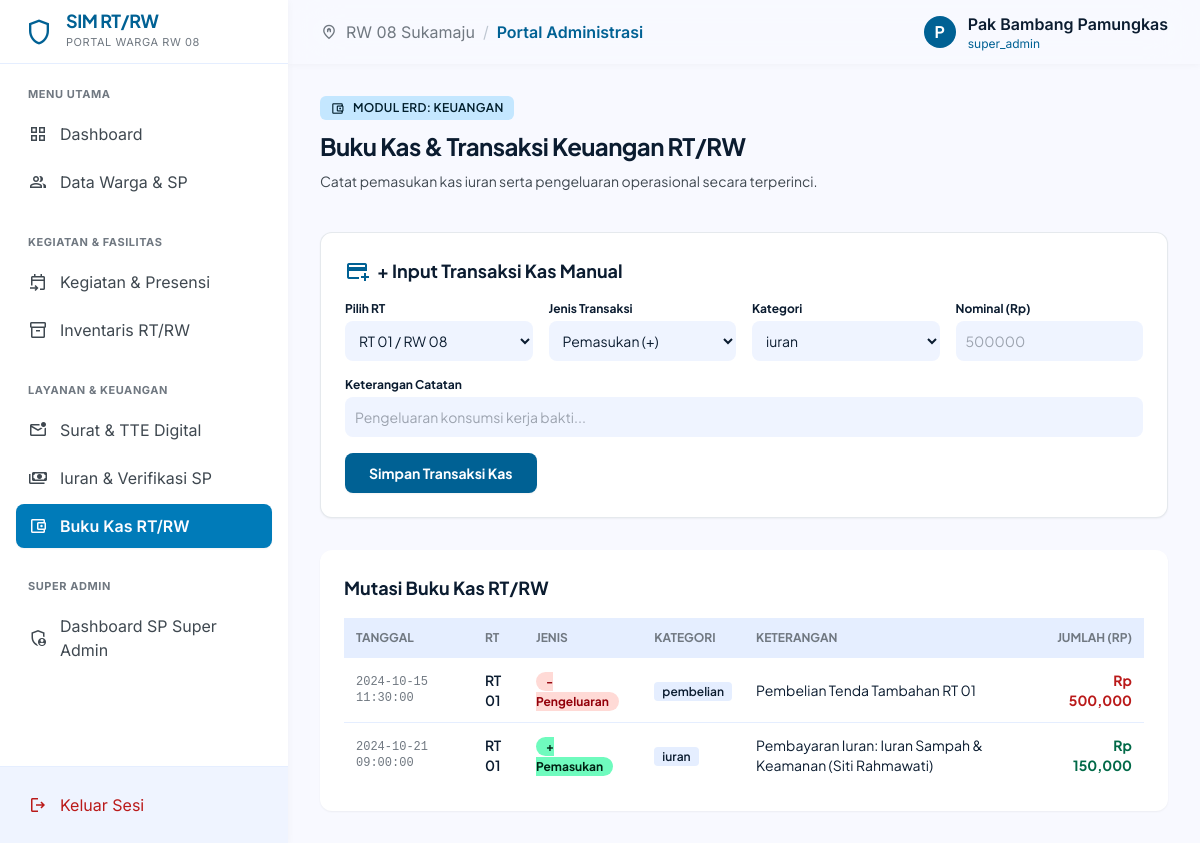
The app's page /admin/keuangan (signed in) with its own data.
### tables this page shows
CREATE TABLE keuangan (
            id_keuangan INTEGER PRIMARY KEY AUTOINCREMENT,
            id_rt INTEGER NOT NULL,
            id_warga INTEGER,
            id_inventaris INTEGER,
            tanggal DATETIME NOT NULL,
            jenis TEXT NOT NULL,
            kategori TEXT NOT NULL,
            jumlah REAL NOT NULL,
            keterangan TEXT,
            bukti_nota TEXT,
            FOREIGN KEY (id_rt) REFERENCES rt(id_rt) ON DELETE CASCADE,
            FOREIGN KEY (id_warga) REFERENCES warga(id_warga) ON DELETE SET NULL,
            FOREIGN KEY (id_inventaris) REFERENCES inventaris(id_inventaris) ON DELETE SET NULL
        );

CREATE TABLE rt (
            id_rt INTEGER PRIMARY KEY AUTOINCREMENT,
            nomor_rt TEXT NOT NULL,
            rw TEXT NOT NULL,
            kelurahan TEXT NOT NULL,
            kecamatan TEXT NOT NULL
        );

### app.py (the view, shortened to what this page needs)
@app.route('/admin/keuangan', methods=['GET', 'POST'])
def admin_keuangan():
    if 'user_id' not in session or session.get('role') not in ['admin_rt', 'super_admin']:
        return redirect(url_for('login'))
    success_msg = None
    conn = db.get_db()
    cursor = conn.cursor()
    cursor.execute("SELECT * FROM rt")
    rt_list = [dict(row) for row in cursor.fetchall()]
    cursor.execute('''
        SELECT k.*, r.nomor_rt
        FROM keuangan k
        JOIN rt r ON k.id_rt = r.id_rt
        ORDER BY k.id_keuangan DESC
    ''')
    keuangan_list = [dict(row) for row in cursor.fetchall()]
    conn.close()
    return render_template('admin_keuangan.html', rt_list=rt_list, keuangan_list=keuangan_list, success_msg=success_msg)

### app.py (called while the page is built)
@app.context_processor
def inject_global_vars():
    return dict(now_date=datetime.now().strftime('%A, %d %b %Y'))

### db.py (called while the page is built)
def get_db():
    conn = sqlite3.connect(DB_FILE)
    conn.row_factory = sqlite3.Row
    return conn

### templates/admin_keuangan.html (shortened to what this page needs)
{% extends 'admin_base.html' %}
{% set active_page = 'keuangan' %}
{% block content %}
<div class="p-8 space-y-8 max-w-[1560px] mx-auto w-full">
    <div class="flex flex-col xl:flex-row xl:items-end justify-between gap-6 pb-2">
        <div class="space-y-2 max-w-3xl">
            <div class="inline-flex items-center gap-2 px-2.5 py-1 rounded-md bg-secondary-fixed text-on-secondary-fixed text-xs font-semibold tracking-wide uppercase">
                <span class="material-symbols-outlined text-[15px]">account_balance_wallet</span>
                Modul ERD: KEUANGAN
            </div>
            <h1 class="font-headline-lg text-2xl font-bold text-on-surface tracking-tight">
                Buku Kas & Transaksi Keuangan RT/RW
            </h1>
            <p class="font-body-md text-sm text-on-surface-variant leading-relaxed">
                Catat pemasukan kas iuran serta pengeluaran operasional secara terperinci.
            </p>
        </div>
    </div>
    <div class="bg-surface-container-lowest p-6 rounded-xl shadow-sm border border-outline-variant/40">
        <h2 class="text-lg font-bold text-on-surface mb-4 flex items-center gap-2">
            <span class="material-symbols-outlined text-primary">add_card</span>
            <span>+ Input Transaksi Kas Manual</span>
        </h2>
        <form action="/admin/keuangan/tambah" method="POST" class="grid grid-cols-1 md:grid-cols-4 gap-4">
            <div class="flex flex-col gap-1">
                <label class="text-xs font-bold text-on-surface">Pilih RT</label>
                <select name="id_rt" class="p-2.5 bg-surface-container-low rounded-lg text-sm border-0 focus:ring-2 focus:ring-primary">
                    {% for r in rt_list %}
                    <option value="{{ r.id_rt }}">RT {{ r.nomor_rt }} / RW {{ r.rw }}</option>
                    {% endfor %}
                </select>
            </div>
            <div class="flex flex-col gap-1">
                <label class="text-xs font-bold text-on-surface">Jenis Transaksi</label>
                <select name="jenis" class="p-2.5 bg-surface-container-low rounded-lg text-sm border-0 focus:ring-2 focus:ring-primary">
                    <option value="pemasukan">Pemasukan (+)</option>
                </select>
            </div>
            <div class="flex flex-col gap-1">
                <label class="text-xs font-bold text-on-surface">Kategori</label>
                <select name="kategori" class="p-2.5 bg-surface-container-low rounded-lg text-sm border-0 focus:ring-2 focus:ring-primary">
                    <option value="iuran">iuran</option>
                </select>
            </div>
            <div class="flex flex-col gap-1">
                <label class="text-xs font-bold text-on-surface">Nominal (Rp)</label>
                <input name="jumlah" type="number" step="1000" class="p-2.5 bg-surface-container-low rounded-lg text-sm border-0 focus:ring-2 focus:ring-primary" placeholder="500000" required/>
            </div>
            <div class="md:col-span-4 flex flex-col gap-1">
                <label class="text-xs font-bold text-on-surface">Keterangan Catatan</label>
                <input name="keterangan" type="text" class="p-2.5 bg-surface-container-low rounded-lg text-sm border-0 focus:ring-2 focus:ring-primary" placeholder="Pengeluaran konsumsi kerja bakti..." required/>
            </div>
            <div class="md:col-span-4">
                <button type="submit" class="px-6 py-2.5 bg-primary text-on-primary font-bold text-sm rounded-lg hover:bg-primary-container shadow-sm transition-all">
                    Simpan Transaksi Kas
                </button>
            </div>
        </form>
    </div>
    <div class="bg-surface-container-lowest p-6 rounded-xl shadow-sm">
        <h2 class="text-lg font-bold text-on-surface mb-4">Mutasi Buku Kas RT/RW</h2>
        <div class="overflow-x-auto">
            <table class="w-full text-left text-sm">
                <thead>
                    <tr class="bg-surface-container text-xs text-outline uppercase">
                        <th class="p-3">Tanggal</th>
                        <th class="p-3">RT</th>
                        <th class="p-3">Jenis</th>
                        <th class="p-3">Kategori</th>
                        <th class="p-3">Keterangan</th>
                        <th class="p-3 text-right">Jumlah (Rp)</th>
                    </tr>
                </thead>
                <tbody class="divide-y divide-surface-container">
                    {% for k in keuangan_list %}
                    <tr class="hover:bg-surface-container-low">
                        <td class="p-3 text-xs text-outline font-mono">{{ k.tanggal }}</td>
                        <td class="p-3 font-semibold">RT {{ k.nomor_rt }}</td>
                        <td class="p-3">
                            {% if k.jenis == 'pemasukan' %}
                            <span class="px-2.5 py-0.5 rounded-full text-xs font-bold bg-tertiary-fixed text-on-tertiary-fixed">+ Pemasukan</span>
                            {% else %}
                            <span class="px-2.5 py-0.5 rounded-full text-xs font-bold bg-error-container text-on-error-container">- Pengeluaran</span>
                            {% endif %}
                        </td>
                        <td class="p-3"><span class="px-2 py-0.5 rounded text-xs bg-surface-container font-semibold">{{ k.kategori }}</span></td>
                        <td class="p-3">{{ k.keterangan }}</td>
                        <td class="p-3 text-right font-bold {% if k.jenis == 'pemasukan' %}text-tertiary{% else %}text-error{% endif %}">
                            Rp {{ "{:,.0f}".format(k.jumlah) }}
                        </td>
                    </tr>
                    {% else %}
                    <tr>
                        <td colspan="6" class="p-4 text-center text-xs text-outline">Belum ada mutasi keuangan.</td>
                    </tr>
                    {% endfor %}
                </tbody>
            </table>
        </div>
    </div>
</div>
{% endblock %}

### records on screen
keuangan: tanggal "2024-10-15 11:30:00", nomor_rt "01", jenis "- Pengeluaran", kategori "pembelian", keterangan "Pembelian Tenda Tambahan RT 01", jumlah "500,000"
keuangan: tanggal "2024-10-21 09:00:00", nomor_rt "01", jenis "+ Pemasukan", kategori "iuran", keterangan "Pembayaran Iuran: Iuran Sampah & Keamanan (Siti Rahmawati)", jumlah "150,000"

### other values on screen
{{ session['user_name'][0] if session.get('user_name') else 'A' }} "P"
{{ session['user_name'] or 'Administrator' }} "Pak Bambang Pamungkas"
{{ session['role'] or 'Super Admin RT/RW' }} "super_admin"
